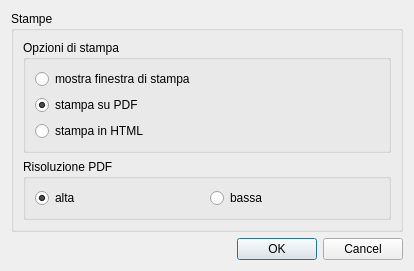
<?xml version="1.0" encoding="UTF-8"?>
<ui version="4.0">
 <class>Dialog</class>
 <widget class="QDialog" name="Dialog">
  <property name="geometry">
   <rect>
    <x>0</x>
    <y>0</y>
    <width>414</width>
    <height>271</height>
   </rect>
  </property>
  <property name="windowTitle">
   <string>Impostazioni</string>
  </property>
  <layout class="QGridLayout" name="gridLayout">
   <item row="0" column="0">
    <widget class="QGroupBox" name="groupBox">
     <property name="title">
      <string>Stampe</string>
     </property>
     <layout class="QVBoxLayout" name="verticalLayout">
      <item>
       <widget class="QGroupBox" name="printModeGroup">
        <property name="title">
         <string>Opzioni di stampa</string>
        </property>
        <layout class="QVBoxLayout" name="verticalLayout_2">
         <item>
          <widget class="QRadioButton" name="printDefaultRadio">
           <property name="text">
            <string>mostra finestra di stampa</string>
           </property>
          </widget>
         </item>
         <item>
          <widget class="QRadioButton" name="printPdfRadio">
           <property name="text">
            <string>stampa su PDF</string>
           </property>
           <property name="checked">
            <bool>true</bool>
           </property>
          </widget>
         </item>
         <item>
          <widget class="QRadioButton" name="printHtmlRadio">
           <property name="text">
            <string>stampa in HTML</string>
           </property>
          </widget>
         </item>
        </layout>
       </widget>
      </item>
      <item>
       <widget class="QGroupBox" name="printPdfResGroup">
        <property name="title">
         <string>Risoluzione PDF</string>
        </property>
        <layout class="QHBoxLayout" name="horizontalLayout_2">
         <item>
          <widget class="QRadioButton" name="printPdfHighResRadio">
           <property name="text">
            <string>alta</string>
           </property>
           <property name="checked">
            <bool>true</bool>
           </property>
          </widget>
         </item>
         <item>
          <widget class="QRadioButton" name="printPdfLowResRadio">
           <property name="text">
            <string>bassa</string>
           </property>
          </widget>
         </item>
        </layout>
       </widget>
      </item>
     </layout>
    </widget>
   </item>
   <item row="2" column="0">
    <spacer name="verticalSpacer">
     <property name="orientation">
      <enum>Qt::Vertical</enum>
     </property>
     <property name="sizeHint" stdset="0">
      <size>
       <width>20</width>
       <height>40</height>
      </size>
     </property>
    </spacer>
   </item>
   <item row="3" column="0">
    <widget class="QDialogButtonBox" name="buttonBox">
     <property name="orientation">
      <enum>Qt::Horizontal</enum>
     </property>
     <property name="standardButtons">
      <set>QDialogButtonBox::Cancel|QDialogButtonBox::Ok</set>
     </property>
    </widget>
   </item>
  </layout>
 </widget>
 <resources/>
 <connections>
  <connection>
   <sender>buttonBox</sender>
   <signal>accepted()</signal>
   <receiver>Dialog</receiver>
   <slot>accept()</slot>
   <hints>
    <hint type="sourcelabel">
     <x>257</x>
     <y>205</y>
    </hint>
    <hint type="destinationlabel">
     <x>157</x>
     <y>214</y>
    </hint>
   </hints>
  </connection>
  <connection>
   <sender>buttonBox</sender>
   <signal>rejected()</signal>
   <receiver>Dialog</receiver>
   <slot>reject()</slot>
   <hints>
    <hint type="sourcelabel">
     <x>325</x>
     <y>205</y>
    </hint>
    <hint type="destinationlabel">
     <x>286</x>
     <y>214</y>
    </hint>
   </hints>
  </connection>
  <connection>
   <sender>printPdfRadio</sender>
   <signal>toggled(bool)</signal>
   <receiver>printPdfResGroup</receiver>
   <slot>setEnabled(bool)</slot>
   <hints>
    <hint type="sourcelabel">
     <x>194</x>
     <y>71</y>
    </hint>
    <hint type="destinationlabel">
     <x>168</x>
     <y>107</y>
    </hint>
   </hints>
  </connection>
 </connections>
</ui>
